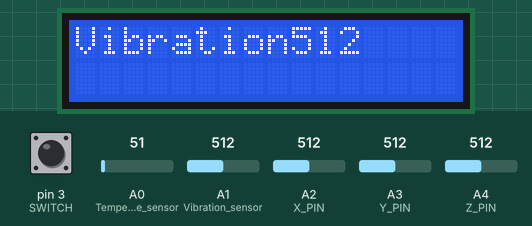
Bench run of a sketch on a simulated Arduino Uno, built with avr-gcc and run on an emulated ATmega328P. Shown: 16×2 character LCD. The test bench sets the inputs (shaded band); at power-on: A0 (Temperature_sensor) = 51, A1 (Vibration_sensor) = 512, A2 (X_PIN) = 512, A3 (Y_PIN) = 512, A4 (Z_PIN) = 512, pin 3 (SWITCH) LOW. What the sketch prints to the serial monitor is not drawn.

Above: at 1.2 s.
1.3 s: A0 (Temperature_sensor) set to 112
At 8.4 s:
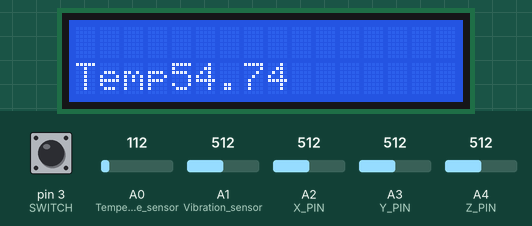
9.3 s: A1 (Vibration_sensor) set to 586
20.6 s: A2 (X_PIN) set to 586
34.3 s: A3 (Y_PIN) set to 586
At 47.5 s:
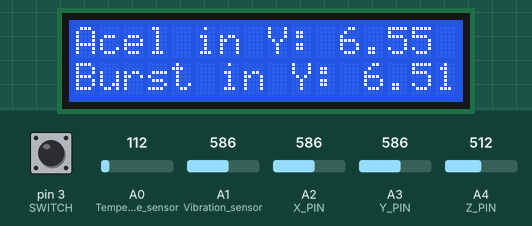
48.0 s: A4 (Z_PIN) set to 716
At 60.7 s:
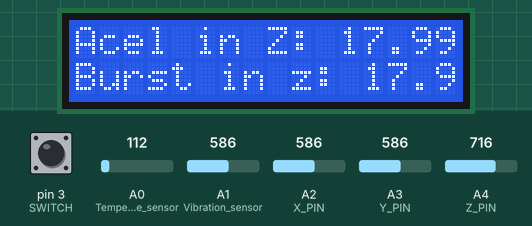
61.7 s: A0 (Temperature_sensor) set to 86
At 66.1 s:
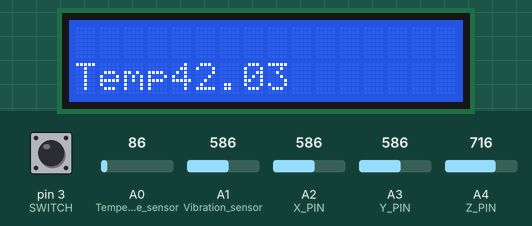
Timing chart, 0 to 67.6 s (numbered marks = the images above; inputs shaded):
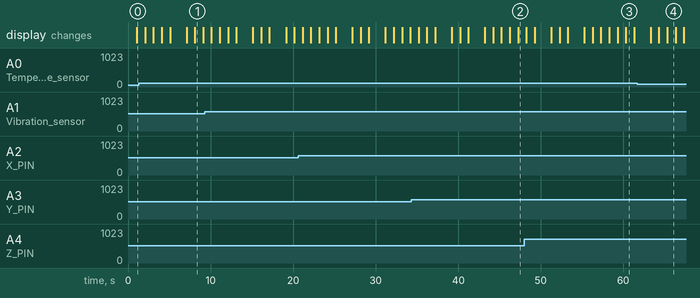

Measured:
- what the display in image 1 shows lasts 1.0 s, from 8.1 s to 9.1 s

The sketch:

Car_Accident_Detection_And_Notification_System_code.ino
```cpp
// include the library code:
#include <stdio.h>
#include <LiquidCrystal.h>

// initialize the library by associating any needed LCD interface pin
// with the arduino pin number it is connected to
const int rs = 12, en = 11, d4 = 5, d5 = 4, d6 = 6, d7 = 2;
LiquidCrystal lcd(rs, en, d4, d5, d6, d7);

 const int  X_PIN = A2;
 const int  Y_PIN = A3;
 const int  Z_PIN = A4;

// the array to store recent and curerent acceleration value readings
   float Recent_ax[2]= {0,0}; // array of size 2 for Recent_ax
   float Recent_ay[2]= {0,0};// array of size 2 for Recent_ay
   float Recent_az[2]= {0,0};// array of size 2 for Recent_az
   int i = 0.; // an iterator for the recent value arrays

// Temperature sensor pin
const int Temperature_sensor = A0;

// Temperature sensor pin
const int Vibration_sensor = A1;

const int SWITCH = 3; // the cancel switch
volatile bool State = LOW;// state of the interrupt to be updated by the interrupt
volatile bool ButtonIsPressed = LOW;


float Temperature_reading;
float Voltage_reading;

void ContactingEmergencyServices(){
  lcd.setCursor(0,1);
    lcd.print("calling Emergency Services");
    delay(1000);
     lcd.clear();
}

void Normal(){
   lcd.setCursor(0,0);
    lcd.print("Normal");
     delay(1000);
     lcd.clear();
}

// interrupt switch fuction
void switchPressed ()
{
 State = digitalRead(SWITCH);
 if(State == HIGH)
  ButtonIsPressed = HIGH;
  else
  ButtonIsPressed = LOW;

}


void setup() {
  Serial.begin(9600);
  // set up the LCD's number of columns and rows:


  lcd.begin(16, 2);
  // Print a message to the LCD.
  lcd.print("CADNS");

  //configuring pin A0 as an input for the temerature sensor
  pinMode(Temperature_sensor,INPUT);

  // configuring pin 3 as input for the delay switch
   pinMode (SWITCH, INPUT);

   // configuring pin A1 as an input for the vibration sensor
   pinMode(Vibration_sensor,INPUT);

    // attach interrupt handler for the delay switch
  attachInterrupt (digitalPinToInterrupt (SWITCH), switchPressed, CHANGE);

  // Accelerometer pins
  pinMode(X_PIN, INPUT);
  pinMode(Y_PIN, INPUT);
  pinMode(Z_PIN, INPUT);
}

void loop() {
  // Reading the vibration Value
int  VibrationReading = analogRead(Vibration_sensor);

// Reading the voltage from the LM35
Voltage_reading = analogRead(Temperature_sensor);
// converting Volatage into degreees celcius
 Temperature_reading = (Voltage_reading*500)/1023;

// Reading the X,Y,Z values from the three potentiometers
  int x = analogRead(X_PIN);
  int y = analogRead(Y_PIN);
  int z = analogRead(Z_PIN);

//Calculating the current acceleration value reading
float ax = ((float)x / 1023 * 90)- 45; // map this to -45 to 45 m/s^2
float ay = ((float)y / 1023) * 90 - 45; // map this to -45 to 45 m/s^2
float az = ((float)z / 1023) * 90 - 45; // map this to -45 to 45 m/s^2


// storing the current acceleration values as recent in the recent array at index i
   Recent_ax[i] = ax;
   Recent_ay[i] = ay;
   Recent_az[i] = az;
  i = (i+1) % 2; // making i to be between 0 and one;

  // calculating the difference in accelation every second between current and recent
   float difference_ax =abs(Recent_ax[1] - Recent_ax[0]);
   float difference_ay =abs(Recent_ay[1] - Recent_ay[0]);
   float difference_az =abs(Recent_az[1] - Recent_az[0]);

  // set the cursor to column 0, line 1
  // (note: line 1 is the second row, since counting begins with 0):
  lcd.setCursor(0, 1);
  // printing the Temperature reading
  lcd.print("Temp");
  lcd.print(Temperature_reading);
  delay(1000);
  lcd.clear();

  // printing the vibration reading
  lcd.print("Vibration");
  lcd.print(VibrationReading);
  delay(1000);
  lcd.clear();

  // printing the X axix acceleration reading reading
   lcd.print("Acel in X: ");
  lcd.print(ax);
  lcd.setCursor(0, 1);
  lcd.print("Burst in X: ");
  lcd.print(difference_ax);
  delay(1000);
  lcd.clear();

  // printing the Y axix acceleration reading
   lcd.print("Acel in Y: ");
  lcd.print(ay);
  lcd.setCursor(0, 1);
  lcd.print("Burst in Y: ");
  lcd.print(difference_ay);
  delay(1000);
  lcd.clear();

  // printing the Z axix acceleration reading
   lcd.print("Acel in Z: ");
  lcd.print(az);
  lcd.setCursor(0, 1);
  lcd.print("Burst in z: ");
  lcd.print(difference_az);
  delay(1000);
  lcd.clear();

//   Serial.println("Acceleration in X: ");
//  Serial.println(ax);
//  Serial.println("Acceleration in Y: ");
//  Serial.println(ay);
//  Serial.println("Acceleration in Z: ");
//  Serial.println(az);
//  Serial.println("Burst in X = ");
//  Serial.println(difference_ax);
//  Serial.println("Burst in Y = ");
//  Serial.println(difference_ay);
//  Serial.println("Burst in Z = ");
//  Serial.println(difference_az);
 Serial.println(Temperature_reading);


  delay(2000); // wait for a second

  // definate accident
  if(Temperature_reading >= 60||VibrationReading >= 1023 ||difference_ax >= 10 || difference_ay >= 10 || difference_az >= 10 ){
    lcd.setCursor(0,0);
    lcd.print("accident detected");
     delay(1000);
     ContactingEmergencyServices();
  }
// not a definate acciden
  else if ((Temperature_reading >= 50 && Temperature_reading < 60)||(VibrationReading >= 576 && VibrationReading < 1023)){
    lcd.setCursor(0,0);
    lcd.print("Posiible accident");
     delay(1000);
     lcd.clear();

     lcd.setCursor(0,0);
     lcd.print("contacting emergency");
     lcd.setCursor(0,1);
     lcd.print("in 4 minutes");
     delay(1000);
     lcd.clear();

  // from the interrupt if the button is pressed
     if(ButtonIsPressed == HIGH){
      Normal();

     }

  //  from the interrupt if the button is NOT pressed
     else{
      delay(2000);
     ContactingEmergencyServices();
     }


  }

  else{
   Normal();
  }


}
```
